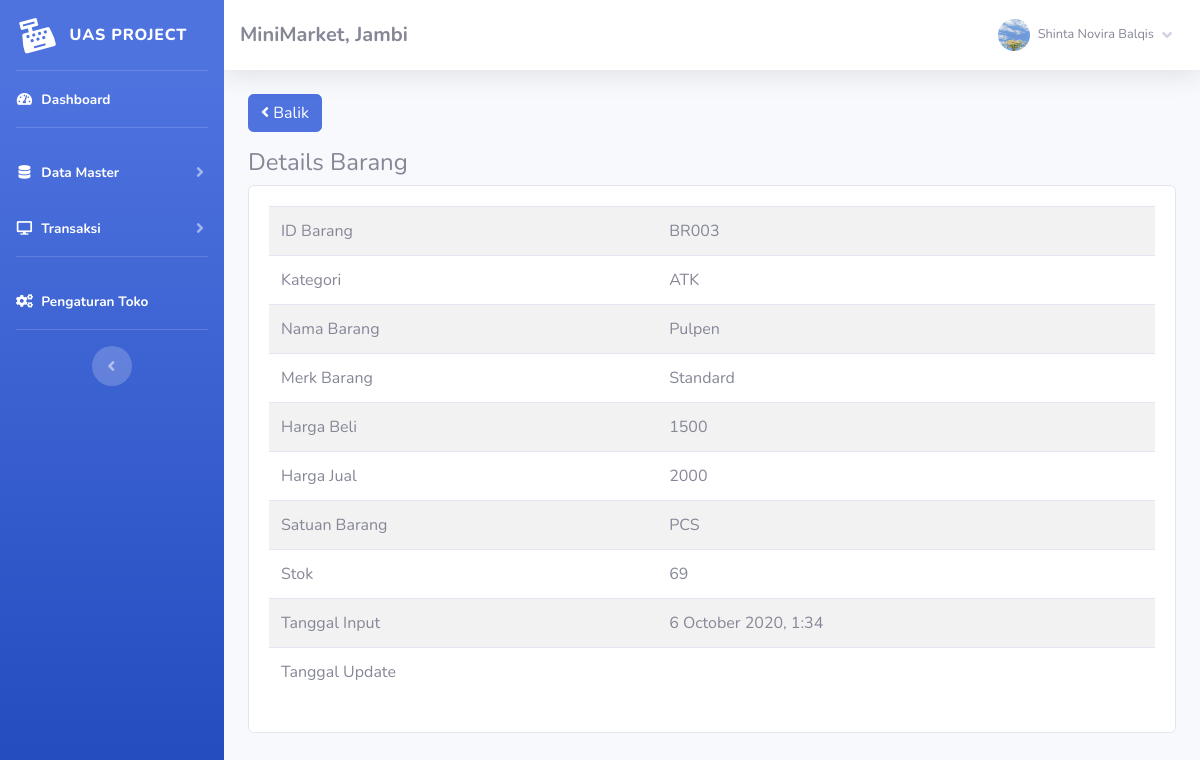
The app's page /index.php?page=barang/details&barang=BR003 (signed in) with its own data.
### tables this page shows
CREATE TABLE `toko` (
  `id_toko` int(11) NOT NULL,
  `nama_toko` varchar(255) NOT NULL,
  `alamat_toko` text NOT NULL,
  `tlp` varchar(255) NOT NULL,
  `nama_pemilik` varchar(255) NOT NULL
);

CREATE TABLE `member` (
  `id_member` int(11) NOT NULL,
  `nm_member` varchar(255) NOT NULL,
  `alamat_member` text NOT NULL,
  `telepon` varchar(255) NOT NULL,
  `email` varchar(255) NOT NULL,
  `gambar` text NOT NULL,
  `NIK` text NOT NULL
);

CREATE TABLE `barang` (
  `id` int(11) NOT NULL,
  `id_barang` varchar(255) NOT NULL,
  `id_kategori` int(11) NOT NULL,
  `nama_barang` text NOT NULL,
  `merk` varchar(255) NOT NULL,
  `harga_beli` varchar(255) NOT NULL,
  `harga_jual` varchar(255) NOT NULL,
  `satuan_barang` varchar(255) NOT NULL,
  `stok` text NOT NULL,
  `tgl_input` varchar(255) NOT NULL,
  `tgl_update` varchar(255) DEFAULT NULL
);

CREATE TABLE `kategori` (
  `id_kategori` int(11) NOT NULL,
  `nama_kategori` varchar(255) NOT NULL,
  `tgl_input` varchar(255) NOT NULL
);

### admin/module/barang/details/index.php (the view, shortened to what this page needs)
<?php
	$id = $_GET['barang'];
	$hasil = $lihat -> barang_edit($id);
?>
<a href="index.php?page=barang" class="btn btn-primary mb-3"><i class="fa fa-angle-left"></i> Balik </a>
<h4>Details Barang</h4>
<div class="card card-body">
	<div class="table-responsive">
		<table class="table table-striped">
			<tr>
				<td>ID Barang</td>
				<td><?php echo $hasil['id_barang'];?></td>
			</tr>
			<tr>
				<td>Kategori</td>
				<td><?php echo $hasil['nama_kategori'];?></td>
			</tr>
			<tr>
				<td>Nama Barang</td>
				<td><?php echo $hasil['nama_barang'];?></td>
			</tr>
			<tr>
				<td>Merk Barang</td>
				<td><?php echo $hasil['merk'];?></td>
			</tr>
			<tr>
				<td>Harga Beli</td>
				<td><?php echo $hasil['harga_beli'];?></td>
			</tr>
			<tr>
				<td>Harga Jual</td>
				<td><?php echo $hasil['harga_jual'];?></td>
			</tr>
			<tr>
				<td>Satuan Barang</td>
				<td><?php echo $hasil['satuan_barang'];?></td>
			</tr>
			<tr>
				<td>Stok</td>
				<td><?php echo $hasil['stok'];?></td>
			</tr>
			<tr>
				<td>Tanggal Input</td>
				<td><?php echo $hasil['tgl_input'];?></td>
			</tr>
			<tr>
				<td>Tanggal Update</td>
				<td><?php echo $hasil['tgl_update'];?></td>
			</tr>
		</table>
	</div>
</div>

### admin/template/sidebar.php (shortened to what this page needs)
<?php
    $id = $_SESSION['admin']['id_member'];
    $hasil_profil = $lihat -> member_edit($id);
?>
<ul class="navbar-nav bg-gradient-primary sidebar sidebar-dark accordion" id="accordionSidebar">
    <a class="sidebar-brand d-flex align-items-center justify-content-center" href="index.php">
        <div class="sidebar-brand-icon rotate-n-15">
            <i class="fas fa-cash-register"></i>
        </div>
        <div class="sidebar-brand-text mx-3">UAS PROJECT<sup></sup></div>
    </a>
    <hr class="sidebar-divider my-0">
    <li class="nav-item active">
        <a class="nav-link" href="index.php">
            <i class="fas fa-fw fa-tachometer-alt"></i>
            <span>Dashboard</span></a>
    </li>
    <hr class="sidebar-divider">
    <li class="nav-item active">
        <a class="nav-link collapsed" href="#" data-toggle="collapse" data-target="#collapseTwo" aria-expanded="true"
            aria-controls="collapseTwo">
            <i class="fas fa-fw fa-database"></i>
            <span>Data Master</span>
        </a>
    </li>
    <li class="nav-item active">
        <a class="nav-link collapsed" href="#" data-toggle="collapse" data-target="#collapse3" aria-expanded="true"
            aria-controls="collapse3">
            <i class="fas fa-fw fa-desktop"></i>
            <span>Transaksi</span>
        </a>
    </li>
    <hr class="sidebar-divider">
    <li class="nav-item active">
        <a class="nav-link" href="index.php?page=pengaturan">
            <i class="fas fa-fw fa-cogs"></i>
            <span>Pengaturan Toko</span></a>
    </li>
    <hr class="sidebar-divider d-none d-md-block">
    <div class="text-center d-none d-md-inline">
        <button class="rounded-circle border-0" id="sidebarToggle"></button>
    </div>
</ul>
<div id="content-wrapper" class="d-flex flex-column">
    <div id="content">
        <nav class="navbar navbar-expand navbar-light bg-white topbar mb-4 static-top shadow">
            <h5 class="d-lg-block d-none mt-2"><b><?php echo $toko['nama_toko'];?>, <?php echo $toko['alamat_toko'];?></b></h5>
            <ul class="navbar-nav ml-auto">
                <li class="nav-item dropdown no-arrow">
                    <a class="nav-link dropdown-toggle" href="#" id="userDropdown" role="button" data-toggle="dropdown"
                        aria-haspopup="true" aria-expanded="false">
                        <img class="img-profile rounded-circle"
                            src="assets/img/user/<?php echo $hasil_profil['gambar'];?>">
                        <span
                            class="mr-2 d-none d-lg-inline text-gray-600 small ml-2"><?php echo $hasil_profil['nm_member'];?></span>
                        <i class="fas fa-angle-down"></i>
                    </a>
                </li>
            </ul>
        </nav>
        <div class="container-fluid">

### records on screen
toko: nama_toko "MiniMarket", alamat_toko "Jambi"
barang: id_barang "BR003", id_kategori.nama_kategori "ATK", nama_barang "Pulpen", merk "Standard", harga_beli "1500", harga_jual "2000", satuan_barang "PCS", stok "69", tgl_input "6 October 2020, 1:34"

### other values on screen
$hasil_profil['nm_member'] "Shinta Novira Balqis"
